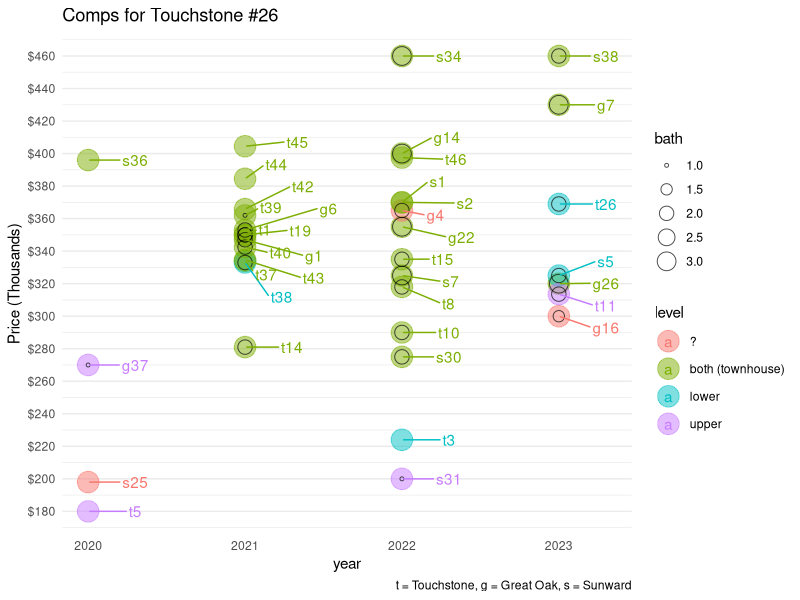

The R script that drew this image:
## ---- chunk 1
knitr::opts_chunk$set(echo = TRUE)
library(tidyverse)
library(ggrepel)
## Sets defaults for R chunks
knitr::opts_chunk$set(echo = TRUE, # echo = TRUE means that code will show
                      cache = FALSE,
                      #cache = TRUE,
                      warning = FALSE,
                      message = FALSE,
                      fig.show="hold",
                      fig.pos= "htbp",
                      fig.path = "figs/",
                      fig.align='center',
                      fig.cap = '   ',
                      fig.retina = 3,
                      fig.height = 7,
                      fig.width = 4,
                      out.width = "100%",
                      out.extra = "")

theme_set(theme_minimal())
theme_update(plot.title = element_text(hjust=0.5,size=12))

# defaults for plots
library(ggplot2); theme_set(theme_minimal());
options(
  ggplot2.continuous.color = "viridis",
  ggplot2.continuous.fill = "viridis"
)
scale_color_discrete <- function(...){
  scale_color_viridis_d(..., direction = -1,
                        begin = 0, end = .6, option = "plasma")}
scale_fill_discrete <- function(...){
  scale_fill_viridis_d(..., direction = -1,
                       begin = 0, end = .6, option = "plasma")}

scale_color_continuous <- function(...){
  scale_color_viridis_c(..., direction = -1,
                        option = "plasma")}
scale_fill_continuous <- function(...){
  scale_fill_viridis_c(..., direction = -1,
                       option = "plasma")}


# Table formatting
replace_q <- function(x){
  x |> replace_na("?")
}

# Table formatting
library(kableExtra)
kablebox <- .  %>% 
  mutate_all(as.character) %>%
  mutate_all(replace_q) %>%
  slice_head(n = 100) %>%
  knitr::kable() %>%
  kable_styling() %>%
  scroll_box(height = "400px")
## ---- chunk 2
d <- read_csv("data/comps.csv")

d |> kablebox()



d |>
  distinct(unit, year, sold, level, bath) |>
  ggplot() + 
  aes(label = unit,
      x = year,
      #y = `net value`,
      y = sold,
      color = level) +
    geom_point(alpha = .5, size = 7) +
  geom_point(alpha = .7, aes(size = bath), color = "black", fill = NA, shape = 1) +
  geom_text_repel(force_pull	= .1, nudge_x	=.3) +
  labs(title = "Comps for Touchstone #26",
       caption = "t = Touchstone, g = Great Oak, s = Sunward",
       y = "Price (Thousands)") + 
  theme(panel.grid.major.x = element_blank(),
        panel.grid.minor.x = element_blank()) + 
    scale_y_continuous(labels=scales::dollar_format(), breaks =  seq(0, 500, 20))
